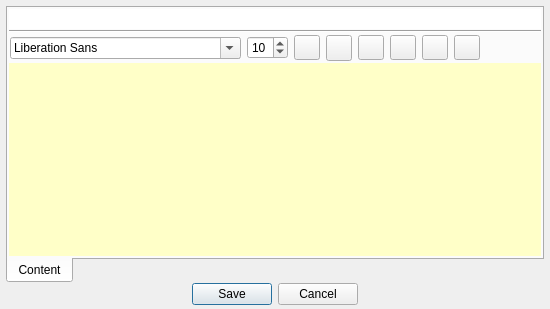
<?xml version="1.0" encoding="UTF-8"?>
<ui version="4.0">
 <class>StandaloneNoteEditor</class>
 <widget class="QDialog" name="StandaloneNoteEditor">
  <property name="geometry">
   <rect>
    <x>0</x>
    <y>0</y>
    <width>550</width>
    <height>309</height>
   </rect>
  </property>
  <property name="windowTitle">
   <string>Note Editor</string>
  </property>
  <layout class="QVBoxLayout" name="verticalLayout">
   <property name="spacing">
    <number>0</number>
   </property>
   <property name="leftMargin">
    <number>6</number>
   </property>
   <property name="topMargin">
    <number>6</number>
   </property>
   <property name="rightMargin">
    <number>6</number>
   </property>
   <property name="bottomMargin">
    <number>4</number>
   </property>
   <item>
    <widget class="QTabWidget" name="tabWidget">
     <property name="tabPosition">
      <enum>QTabWidget::South</enum>
     </property>
     <property name="currentIndex">
      <number>0</number>
     </property>
     <widget class="QWidget" name="tabContent">
      <attribute name="title">
       <string>Content</string>
      </attribute>
      <layout class="QVBoxLayout" name="verticalLayout_2">
       <property name="spacing">
        <number>1</number>
       </property>
       <property name="margin">
        <number>1</number>
       </property>
       <item>
        <widget class="QLineEdit" name="subjectEdit">
         <property name="toolTip">
          <string>Note Subject</string>
         </property>
         <property name="frame">
          <bool>false</bool>
         </property>
        </widget>
       </item>
       <item>
        <widget class="Line" name="line">
         <property name="orientation">
          <enum>Qt::Horizontal</enum>
         </property>
        </widget>
       </item>
       <item>
        <widget class="QWidget" name="toolBar" native="true">
         <layout class="QHBoxLayout" name="horizontalLayout">
          <property name="spacing">
           <number>6</number>
          </property>
          <property name="margin">
           <number>1</number>
          </property>
          <item>
           <widget class="QFontComboBox" name="fontComboBox"/>
          </item>
          <item>
           <widget class="QSpinBox" name="fontSizeBox">
            <property name="minimum">
             <number>6</number>
            </property>
            <property name="maximum">
             <number>20</number>
            </property>
            <property name="singleStep">
             <number>2</number>
            </property>
            <property name="value">
             <number>10</number>
            </property>
           </widget>
          </item>
          <item>
           <widget class="QToolButton" name="boldBtn">
            <property name="icon">
             <iconset resource="standalonenoteeditor.qrc">
              <normaloff>:/data/standalonenoteeditor/format-text-bold.png</normaloff>:/data/standalonenoteeditor/format-text-bold.png</iconset>
            </property>
            <property name="iconSize">
             <size>
              <width>18</width>
              <height>18</height>
             </size>
            </property>
           </widget>
          </item>
          <item>
           <widget class="QToolButton" name="italicBtn">
            <property name="icon">
             <iconset resource="standalonenoteeditor.qrc">
              <normaloff>:/data/standalonenoteeditor/format-text-italic.png</normaloff>:/data/standalonenoteeditor/format-text-italic.png</iconset>
            </property>
            <property name="iconSize">
             <size>
              <width>18</width>
              <height>19</height>
             </size>
            </property>
           </widget>
          </item>
          <item>
           <widget class="QToolButton" name="underlineBtn">
            <property name="icon">
             <iconset resource="standalonenoteeditor.qrc">
              <normaloff>:/data/standalonenoteeditor/format-text-underline.png</normaloff>:/data/standalonenoteeditor/format-text-underline.png</iconset>
            </property>
            <property name="iconSize">
             <size>
              <width>18</width>
              <height>18</height>
             </size>
            </property>
           </widget>
          </item>
          <item>
           <widget class="QToolButton" name="leftJustifyBtn">
            <property name="icon">
             <iconset resource="standalonenoteeditor.qrc">
              <normaloff>:/data/standalonenoteeditor/align-horizontal-left.png</normaloff>:/data/standalonenoteeditor/align-horizontal-left.png</iconset>
            </property>
            <property name="iconSize">
             <size>
              <width>18</width>
              <height>18</height>
             </size>
            </property>
           </widget>
          </item>
          <item>
           <widget class="QToolButton" name="centerJustifyBtn">
            <property name="icon">
             <iconset resource="standalonenoteeditor.qrc">
              <normaloff>:/data/standalonenoteeditor/align-horizontal-center.png</normaloff>:/data/standalonenoteeditor/align-horizontal-center.png</iconset>
            </property>
            <property name="iconSize">
             <size>
              <width>18</width>
              <height>18</height>
             </size>
            </property>
           </widget>
          </item>
          <item>
           <widget class="QToolButton" name="rightJustifyBtn">
            <property name="icon">
             <iconset resource="standalonenoteeditor.qrc">
              <normaloff>:/data/standalonenoteeditor/align-horizontal-right.png</normaloff>:/data/standalonenoteeditor/align-horizontal-right.png</iconset>
            </property>
            <property name="iconSize">
             <size>
              <width>18</width>
              <height>18</height>
             </size>
            </property>
           </widget>
          </item>
          <item>
           <spacer name="horizontalSpacer">
            <property name="orientation">
             <enum>Qt::Horizontal</enum>
            </property>
            <property name="sizeHint" stdset="0">
             <size>
              <width>263</width>
              <height>20</height>
             </size>
            </property>
           </spacer>
          </item>
         </layout>
        </widget>
       </item>
       <item>
        <widget class="QTextEdit" name="contentEdit">
         <property name="palette">
          <palette>
           <active>
            <colorrole role="WindowText">
             <brush brushstyle="SolidPattern">
              <color alpha="255">
               <red>0</red>
               <green>0</green>
               <blue>0</blue>
              </color>
             </brush>
            </colorrole>
            <colorrole role="Button">
             <brush brushstyle="SolidPattern">
              <color alpha="255">
               <red>255</red>
               <green>255</green>
               <blue>185</blue>
              </color>
             </brush>
            </colorrole>
            <colorrole role="Light">
             <brush brushstyle="SolidPattern">
              <color alpha="255">
               <red>255</red>
               <green>255</green>
               <blue>255</blue>
              </color>
             </brush>
            </colorrole>
            <colorrole role="Midlight">
             <brush brushstyle="SolidPattern">
              <color alpha="255">
               <red>255</red>
               <green>255</green>
               <blue>220</blue>
              </color>
             </brush>
            </colorrole>
            <colorrole role="Dark">
             <brush brushstyle="SolidPattern">
              <color alpha="255">
               <red>127</red>
               <green>127</green>
               <blue>92</blue>
              </color>
             </brush>
            </colorrole>
            <colorrole role="Mid">
             <brush brushstyle="SolidPattern">
              <color alpha="255">
               <red>170</red>
               <green>170</green>
               <blue>123</blue>
              </color>
             </brush>
            </colorrole>
            <colorrole role="Text">
             <brush brushstyle="SolidPattern">
              <color alpha="255">
               <red>0</red>
               <green>0</green>
               <blue>0</blue>
              </color>
             </brush>
            </colorrole>
            <colorrole role="BrightText">
             <brush brushstyle="SolidPattern">
              <color alpha="255">
               <red>255</red>
               <green>255</green>
               <blue>255</blue>
              </color>
             </brush>
            </colorrole>
            <colorrole role="ButtonText">
             <brush brushstyle="SolidPattern">
              <color alpha="255">
               <red>0</red>
               <green>0</green>
               <blue>0</blue>
              </color>
             </brush>
            </colorrole>
            <colorrole role="Base">
             <brush brushstyle="SolidPattern">
              <color alpha="255">
               <red>255</red>
               <green>255</green>
               <blue>200</blue>
              </color>
             </brush>
            </colorrole>
            <colorrole role="Window">
             <brush brushstyle="SolidPattern">
              <color alpha="255">
               <red>255</red>
               <green>255</green>
               <blue>185</blue>
              </color>
             </brush>
            </colorrole>
            <colorrole role="Shadow">
             <brush brushstyle="SolidPattern">
              <color alpha="255">
               <red>0</red>
               <green>0</green>
               <blue>0</blue>
              </color>
             </brush>
            </colorrole>
            <colorrole role="AlternateBase">
             <brush brushstyle="SolidPattern">
              <color alpha="255">
               <red>255</red>
               <green>255</green>
               <blue>220</blue>
              </color>
             </brush>
            </colorrole>
            <colorrole role="ToolTipBase">
             <brush brushstyle="SolidPattern">
              <color alpha="255">
               <red>255</red>
               <green>255</green>
               <blue>220</blue>
              </color>
             </brush>
            </colorrole>
            <colorrole role="ToolTipText">
             <brush brushstyle="SolidPattern">
              <color alpha="255">
               <red>0</red>
               <green>0</green>
               <blue>0</blue>
              </color>
             </brush>
            </colorrole>
           </active>
           <inactive>
            <colorrole role="WindowText">
             <brush brushstyle="SolidPattern">
              <color alpha="255">
               <red>0</red>
               <green>0</green>
               <blue>0</blue>
              </color>
             </brush>
            </colorrole>
            <colorrole role="Button">
             <brush brushstyle="SolidPattern">
              <color alpha="255">
               <red>255</red>
               <green>255</green>
               <blue>185</blue>
              </color>
             </brush>
            </colorrole>
            <colorrole role="Light">
             <brush brushstyle="SolidPattern">
              <color alpha="255">
               <red>255</red>
               <green>255</green>
               <blue>255</blue>
              </color>
             </brush>
            </colorrole>
            <colorrole role="Midlight">
             <brush brushstyle="SolidPattern">
              <color alpha="255">
               <red>255</red>
               <green>255</green>
               <blue>220</blue>
              </color>
             </brush>
            </colorrole>
            <colorrole role="Dark">
             <brush brushstyle="SolidPattern">
              <color alpha="255">
               <red>127</red>
               <green>127</green>
               <blue>92</blue>
              </color>
             </brush>
            </colorrole>
            <colorrole role="Mid">
             <brush brushstyle="SolidPattern">
              <color alpha="255">
               <red>170</red>
               <green>170</green>
               <blue>123</blue>
              </color>
             </brush>
            </colorrole>
            <colorrole role="Text">
             <brush brushstyle="SolidPattern">
              <color alpha="255">
               <red>0</red>
               <green>0</green>
               <blue>0</blue>
              </color>
             </brush>
            </colorrole>
            <colorrole role="BrightText">
             <brush brushstyle="SolidPattern">
              <color alpha="255">
               <red>255</red>
               <green>255</green>
               <blue>255</blue>
              </color>
             </brush>
            </colorrole>
            <colorrole role="ButtonText">
             <brush brushstyle="SolidPattern">
              <color alpha="255">
               <red>0</red>
               <green>0</green>
               <blue>0</blue>
              </color>
             </brush>
            </colorrole>
            <colorrole role="Base">
             <brush brushstyle="SolidPattern">
              <color alpha="255">
               <red>255</red>
               <green>255</green>
               <blue>200</blue>
              </color>
             </brush>
            </colorrole>
            <colorrole role="Window">
             <brush brushstyle="SolidPattern">
              <color alpha="255">
               <red>255</red>
               <green>255</green>
               <blue>185</blue>
              </color>
             </brush>
            </colorrole>
            <colorrole role="Shadow">
             <brush brushstyle="SolidPattern">
              <color alpha="255">
               <red>0</red>
               <green>0</green>
               <blue>0</blue>
              </color>
             </brush>
            </colorrole>
            <colorrole role="AlternateBase">
             <brush brushstyle="SolidPattern">
              <color alpha="255">
               <red>255</red>
               <green>255</green>
               <blue>220</blue>
              </color>
             </brush>
            </colorrole>
            <colorrole role="ToolTipBase">
             <brush brushstyle="SolidPattern">
              <color alpha="255">
               <red>255</red>
               <green>255</green>
               <blue>220</blue>
              </color>
             </brush>
            </colorrole>
            <colorrole role="ToolTipText">
             <brush brushstyle="SolidPattern">
              <color alpha="255">
               <red>0</red>
               <green>0</green>
               <blue>0</blue>
              </color>
             </brush>
            </colorrole>
           </inactive>
           <disabled>
            <colorrole role="WindowText">
             <brush brushstyle="SolidPattern">
              <color alpha="255">
               <red>127</red>
               <green>127</green>
               <blue>92</blue>
              </color>
             </brush>
            </colorrole>
            <colorrole role="Button">
             <brush brushstyle="SolidPattern">
              <color alpha="255">
               <red>255</red>
               <green>255</green>
               <blue>185</blue>
              </color>
             </brush>
            </colorrole>
            <colorrole role="Light">
             <brush brushstyle="SolidPattern">
              <color alpha="255">
               <red>255</red>
               <green>255</green>
               <blue>255</blue>
              </color>
             </brush>
            </colorrole>
            <colorrole role="Midlight">
             <brush brushstyle="SolidPattern">
              <color alpha="255">
               <red>255</red>
               <green>255</green>
               <blue>220</blue>
              </color>
             </brush>
            </colorrole>
            <colorrole role="Dark">
             <brush brushstyle="SolidPattern">
              <color alpha="255">
               <red>127</red>
               <green>127</green>
               <blue>92</blue>
              </color>
             </brush>
            </colorrole>
            <colorrole role="Mid">
             <brush brushstyle="SolidPattern">
              <color alpha="255">
               <red>170</red>
               <green>170</green>
               <blue>123</blue>
              </color>
             </brush>
            </colorrole>
            <colorrole role="Text">
             <brush brushstyle="SolidPattern">
              <color alpha="255">
               <red>127</red>
               <green>127</green>
               <blue>92</blue>
              </color>
             </brush>
            </colorrole>
            <colorrole role="BrightText">
             <brush brushstyle="SolidPattern">
              <color alpha="255">
               <red>255</red>
               <green>255</green>
               <blue>255</blue>
              </color>
             </brush>
            </colorrole>
            <colorrole role="ButtonText">
             <brush brushstyle="SolidPattern">
              <color alpha="255">
               <red>127</red>
               <green>127</green>
               <blue>92</blue>
              </color>
             </brush>
            </colorrole>
            <colorrole role="Base">
             <brush brushstyle="SolidPattern">
              <color alpha="255">
               <red>255</red>
               <green>255</green>
               <blue>185</blue>
              </color>
             </brush>
            </colorrole>
            <colorrole role="Window">
             <brush brushstyle="SolidPattern">
              <color alpha="255">
               <red>255</red>
               <green>255</green>
               <blue>185</blue>
              </color>
             </brush>
            </colorrole>
            <colorrole role="Shadow">
             <brush brushstyle="SolidPattern">
              <color alpha="255">
               <red>0</red>
               <green>0</green>
               <blue>0</blue>
              </color>
             </brush>
            </colorrole>
            <colorrole role="AlternateBase">
             <brush brushstyle="SolidPattern">
              <color alpha="255">
               <red>255</red>
               <green>255</green>
               <blue>185</blue>
              </color>
             </brush>
            </colorrole>
            <colorrole role="ToolTipBase">
             <brush brushstyle="SolidPattern">
              <color alpha="255">
               <red>255</red>
               <green>255</green>
               <blue>220</blue>
              </color>
             </brush>
            </colorrole>
            <colorrole role="ToolTipText">
             <brush brushstyle="SolidPattern">
              <color alpha="255">
               <red>0</red>
               <green>0</green>
               <blue>0</blue>
              </color>
             </brush>
            </colorrole>
           </disabled>
          </palette>
         </property>
         <property name="toolTip">
          <string>Note Content</string>
         </property>
         <property name="frameShape">
          <enum>QFrame::NoFrame</enum>
         </property>
        </widget>
       </item>
      </layout>
     </widget>
    </widget>
   </item>
   <item>
    <widget class="QDialogButtonBox" name="buttonBox">
     <property name="standardButtons">
      <set>QDialogButtonBox::Cancel|QDialogButtonBox::Save</set>
     </property>
     <property name="centerButtons">
      <bool>true</bool>
     </property>
    </widget>
   </item>
  </layout>
 </widget>
 <tabstops>
  <tabstop>subjectEdit</tabstop>
  <tabstop>contentEdit</tabstop>
  <tabstop>buttonBox</tabstop>
  <tabstop>boldBtn</tabstop>
  <tabstop>italicBtn</tabstop>
  <tabstop>underlineBtn</tabstop>
  <tabstop>leftJustifyBtn</tabstop>
  <tabstop>centerJustifyBtn</tabstop>
  <tabstop>tabWidget</tabstop>
 </tabstops>
 <resources>
  <include location="standalonenoteeditor.qrc"/>
 </resources>
 <connections>
  <connection>
   <sender>buttonBox</sender>
   <signal>accepted()</signal>
   <receiver>StandaloneNoteEditor</receiver>
   <slot>accept()</slot>
   <hints>
    <hint type="sourcelabel">
     <x>248</x>
     <y>254</y>
    </hint>
    <hint type="destinationlabel">
     <x>157</x>
     <y>274</y>
    </hint>
   </hints>
  </connection>
  <connection>
   <sender>buttonBox</sender>
   <signal>rejected()</signal>
   <receiver>StandaloneNoteEditor</receiver>
   <slot>reject()</slot>
   <hints>
    <hint type="sourcelabel">
     <x>316</x>
     <y>260</y>
    </hint>
    <hint type="destinationlabel">
     <x>286</x>
     <y>274</y>
    </hint>
   </hints>
  </connection>
 </connections>
</ui>
